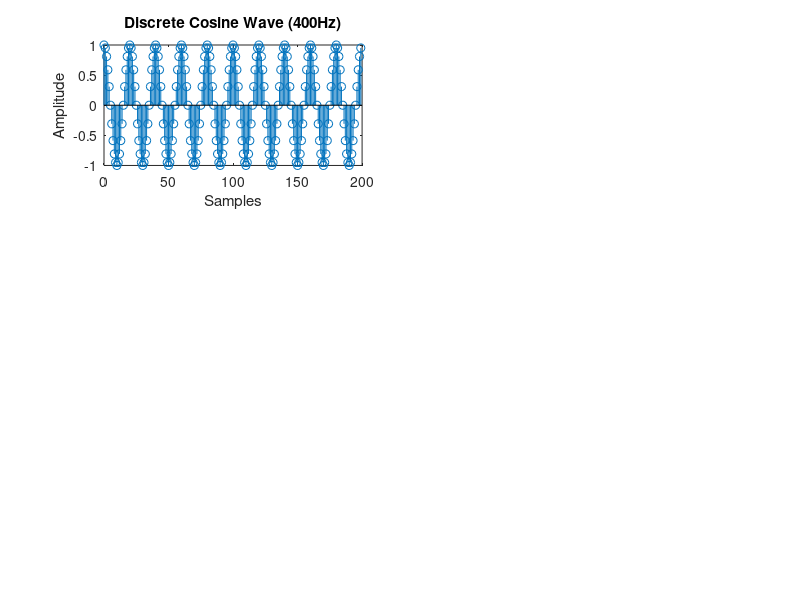

MATLAB code to generate this figure: (Note: this script raises an error after producing the figure.)
N = 200-1;   % Number of Samples
n = 0:N;
fi = 400;    % Input frequency
fs = 8000;   % Sampling frequency
ts = 1/fs;   % Sampling period

% Discrete Cosine wave with frequency 400Hz
x1n = cos(2*pi*fi*(n * ts));  % Generate the cosine wave using n (sample indices)
figure(1)
subplot(3,2,1)
stem(n, x1n);  % Use sample indices n on the x-axis
xlabel('Samples');
ylabel('Amplitude');
title('Discrete Cosine Wave (400Hz)');

% Adding noise to cosine signal
x2n = x1n + 0.25 * (-1 + 2 * rand(size(x1n)));

% Shifting cosine signal
shiftvalue = 30;
x2s = [zeros(1, shiftvalue), x2n];

R11 = ccorr(x1n, x1n);
R22 = ccorr(x2n, x2n);
R12 = ccorr(x1n, x2n);

% Plotting input signal
n_shifted = 0:N + shiftvalue;
figure(1)
subplot(3,2,2)
stem(n, x2n);  % Use sample indices n on the x-axis
xlabel('Samples');
ylabel('Amplitude');
title('Noisy Cosine Signal');

% Plotting ccorr for x1n, x1n and x2n, x2n
figure(1)
subplot(3,2,3)
stem(n, R11);  % Use sample indices n on the x-axis
xlabel('Samples');
ylabel('Correlation');
title('Autocorrelation of x1n with itself');

figure(1)
subplot(3,2,4)
stem(n, R22);  % Use sample indices n on the x-axis
xlabel('Samples');
ylabel('Correlation');
title('Autocorrelation of x2n with itself');

% Plotting the correlation of x1n and x2n
figure(1)
subplot(3,1,3)
stem(n, R12);  % Use sample indices n on the x-axis
xlabel('Samples');
ylabel('Correlation');
title('Cross-correlation between x1n and x2n');

% Finding the correlation between x1n and x2s
R22s = ccorr(x2s, x2s);
R12s = ccorr(x1n, x2s);

% Plotting the x1n and x2s on figure 2
figure(2)
subplot(2,2,1)
stem(n, x1n);  % Use sample indices n on the x-axis
xlabel('Samples');
ylabel('Amplitude');
title('Original Cosine Signal (x1n)');

figure(2)
subplot(2,2,2)
stem(n_shifted, x2s);  % Use sample indices n_shifted on the x-axis
xlabel('Samples');
ylabel('Amplitude');
title('Shifted and Noisy Cosine Signal (x2s)');

% Plotting the correlation between x1n and x2s
figure(2)
subplot(2,1,2)
stem(n_shifted, R12s);  % Use sample indices n_shifted on the x-axis
xlabel('Samples');
ylabel('Correlation');
title('Cross-correlation between x1n and shifted x2s');
